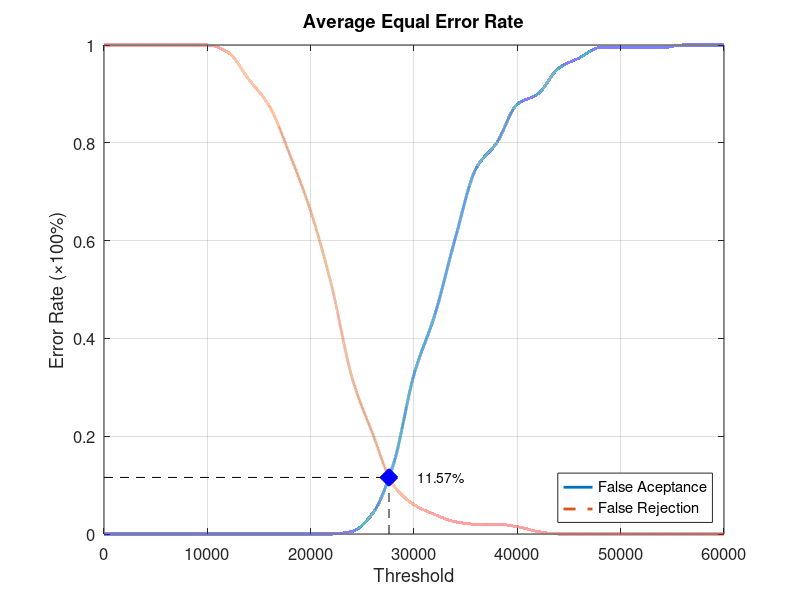
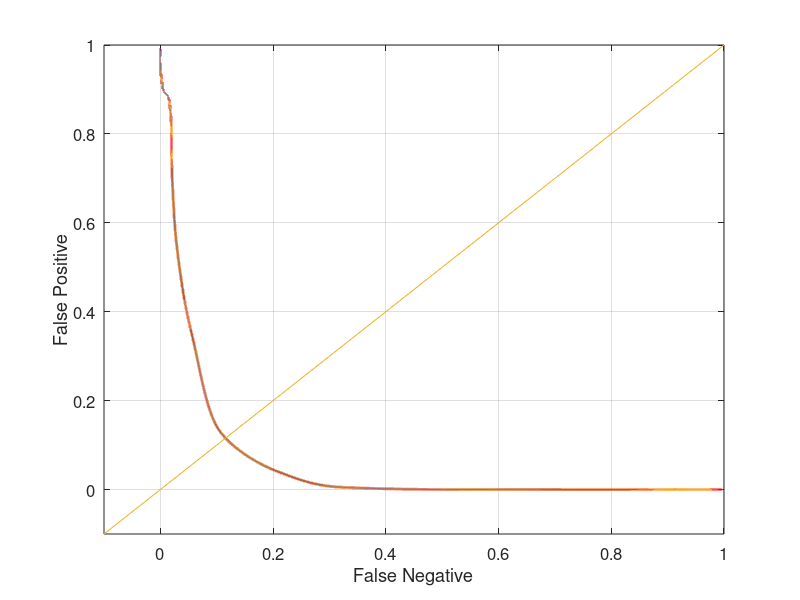

MATLAB code for these plots, in order:
function yEER = Database2_1
close all;
clear;
clc;
x = 0:2000:60000;
xq = 0:0.5:60000;

y0 = [0 0 0 0 0 0 0 0 0 0 0 0 0.00526316 0.0421053 0.142105 0.326316 0.447368 0.605263 0.747368 0.8 0.878947 0.9 0.952632 0.973684 0.994737 0.994737 0.994737 0.994737 1 1 1];
yy0 = interp1(x, y0, xq, 'pchip');
y1 = [1 1 1 1 1 1 0.985 0.93 0.875 0.775 0.66 0.51 0.32 0.205 0.1 0.06 0.04 0.025 0.02 0.02 0.015 0.005 0 0 0 0 0 0 0 0 0];
yy1 = interp1(x, y1, xq, 'pchip');

% Calculating EER: 
y2 = abs(y0 - y1);
find(y2 == min(y2))
yy2 = abs(yy0 - yy1);
xEER = find(yy2 == min(yy2));
xEERIndex = xq(xEER) % X-axis EER
yEER = yy0(xEER) % Y-axis EER

main = figure
plot(xq, yy0,'-','LineWidth', 2);	hold on
plot(xq, yy1,'--','LineWidth', 2);	hold on
plot([xEERIndex xEERIndex], [0 yEER], 'k--');	hold on
plot([0 xEERIndex], [yEER yEER], 'k--');	hold on
plot(xEERIndex, yEER, 'bx', 'LineWidth', 10);	hold on
text(xEERIndex + 10 * xEERIndex / 100, yEER, [num2str(round((10000 * yEER)) / 100) '%'])
legend('False Aceptance', 'False Rejection', 'Location', 'SouthEast')
xlabel('Threshold')
ylabel('Error Rate (\times100%)')
title('Average Equal Error Rate')
set(gca, 'FontSize', 12)
axis([0 60000 0 1])
grid on

print(main, 'Database2_1Main', '-dpng');
FNRxFPR = figure('Color', [1 1 1]);
plot(yy1, yy0, '-', yy1, yy0, 'LineWidth', 2);
hold on
y = -0.1:0.1:1
plot(y, y); 
set(gca, 'FontSize', 12)
xlabel('False Negative')
ylabel('False Positive')
axis([-0.1 1 -0.1 1])
set(gca, 'FontSize', 12)
grid on

print(FNRxFPR, 'Database2_1FNRxFPR','-dpng');
end
